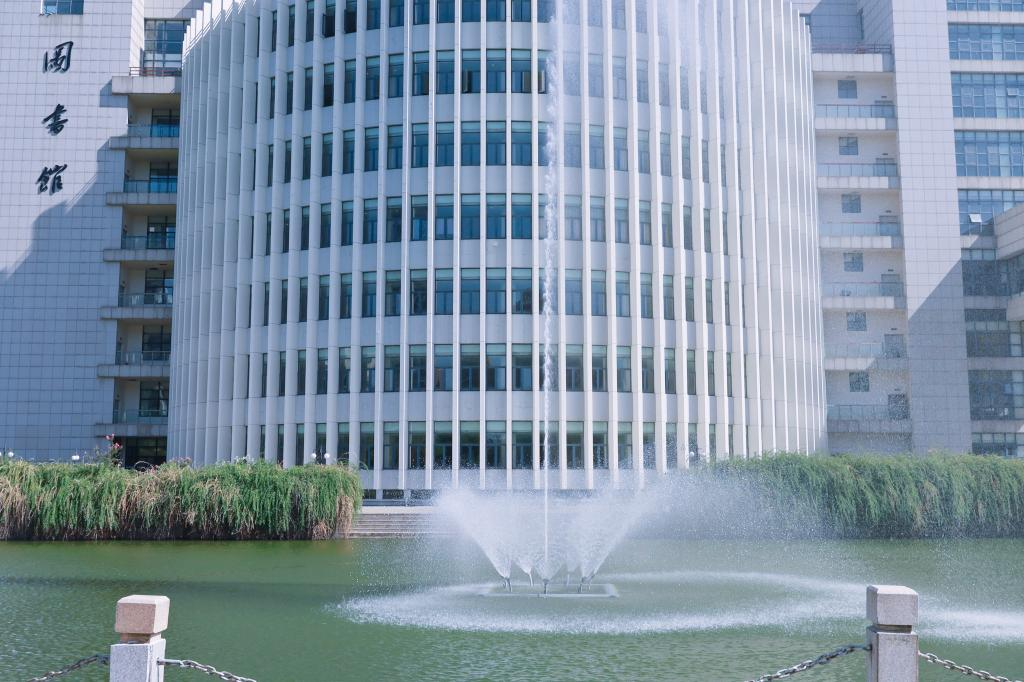
#> input picture img/imgae1.jpg, 1024 x 682 px
$ python main.py
#> lines starting #> are read from the running program, lines starting #| are printed output that depends on the picture
import cv2 as cv
import matplotlib.pyplot as plt
import numpy as np

img = cv.imread('../img/imgae1.jpg', 0) # 读取灰度图片
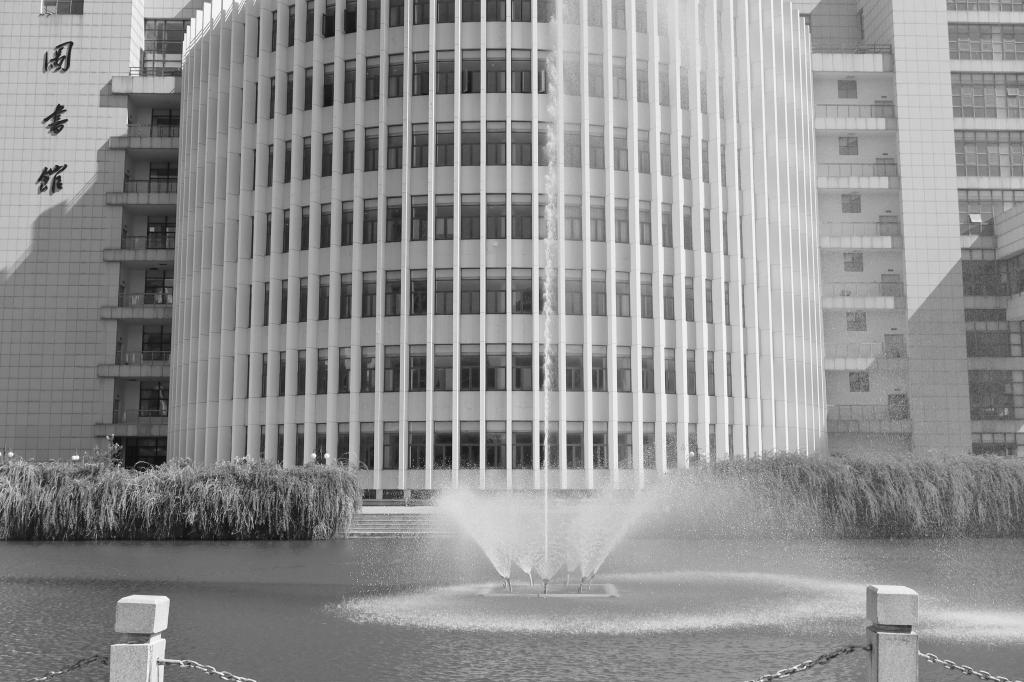
#> img: shape (682, 1024); min 0, max 255, mean 145.3

# 将图像转换到频域
dft = cv.dft(np.float32(img), flags=cv.DFT_COMPLEX_OUTPUT)
dft_shift = np.fft.fftshift(dft)

# 图像尺寸
rows, cols = img.shape
#> rows = 682; cols = 1024
crow, ccol = rows // 2, cols // 2  # 中心位置
#> crow = 341; ccol = 512

# 定义滤波器尺寸
D0 = 30  # 截止频率

# 理想低通滤波器
ILPF = np.zeros((rows, cols, 2), np.float32)
ILPF[crow-D0:crow+D0, ccol-D0:ccol+D0] = 1

# 巴特沃斯低通滤波器
n = 2  # 巴特沃斯滤波器的阶数
BLPF = np.zeros((rows, cols, 2), np.float32)
for i in range(rows):
    for j in range(cols):
        D = np.sqrt((i - crow) ** 2 + (j - ccol) ** 2)
        BLPF[i, j] = 1 / (1 + (D / D0) ** (2 * n))

# 高斯低通滤波器
GLPF = np.zeros((rows, cols, 2), np.float32)
for i in range(rows):
    for j in range(cols):
        D = np.sqrt((i - crow) ** 2 + (j - ccol) ** 2)
        GLPF[i, j] = np.exp(-(D ** 2) / (2 * (D0 ** 2)))

# 应用滤波器并转换回空域
filters = [("I", ILPF), ("B", BLPF), ("G", GLPF)]
results = []
for (name, filter_mask) in filters:
    # 应用滤波器
    filtered_dft = dft_shift * filter_mask
    # 逆傅里叶变换回空域
    f_ishift = np.fft.ifftshift(filtered_dft)
    img_back = cv.idft(f_ishift)
    img_back = cv.magnitude(img_back[:, :, 0], img_back[:, :, 1])
    results.append((name, img_back))
#> this loop made 3 passes
#> pass 1, `img_back = cv.magnitude(img_back[:, :, 0], img_back[:, :, 1])`:
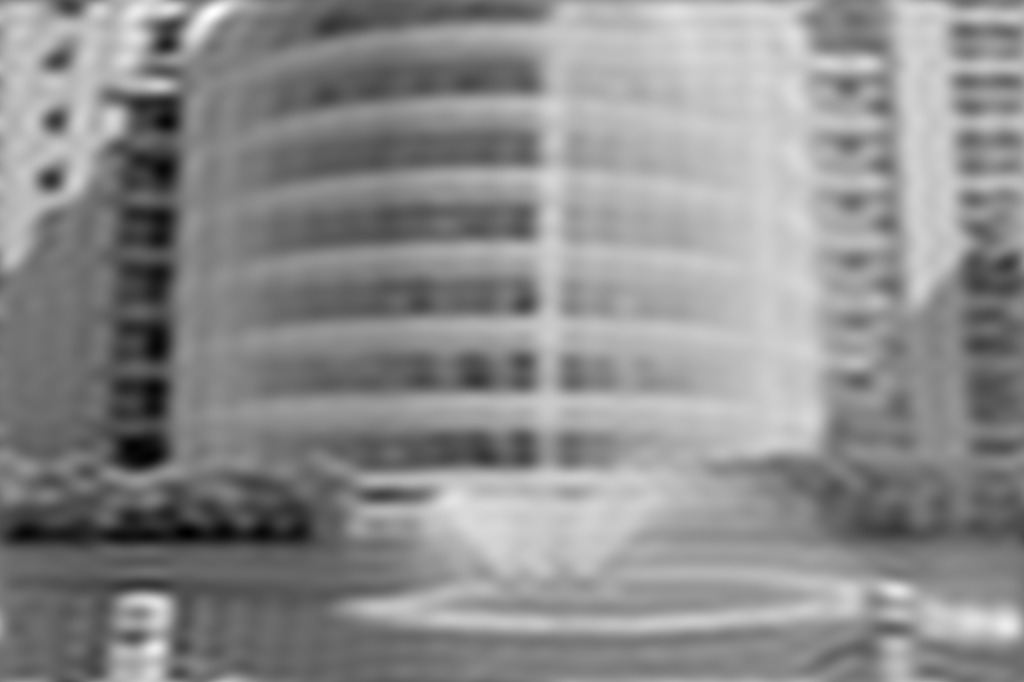
#> img_back: shape (682, 1024) float32; min 12089056, max 174088800, mean 101469320; drawn with min black and max white
#> pass 2, `img_back = cv.magnitude(img_back[:, :, 0], img_back[:, :, 1])`:
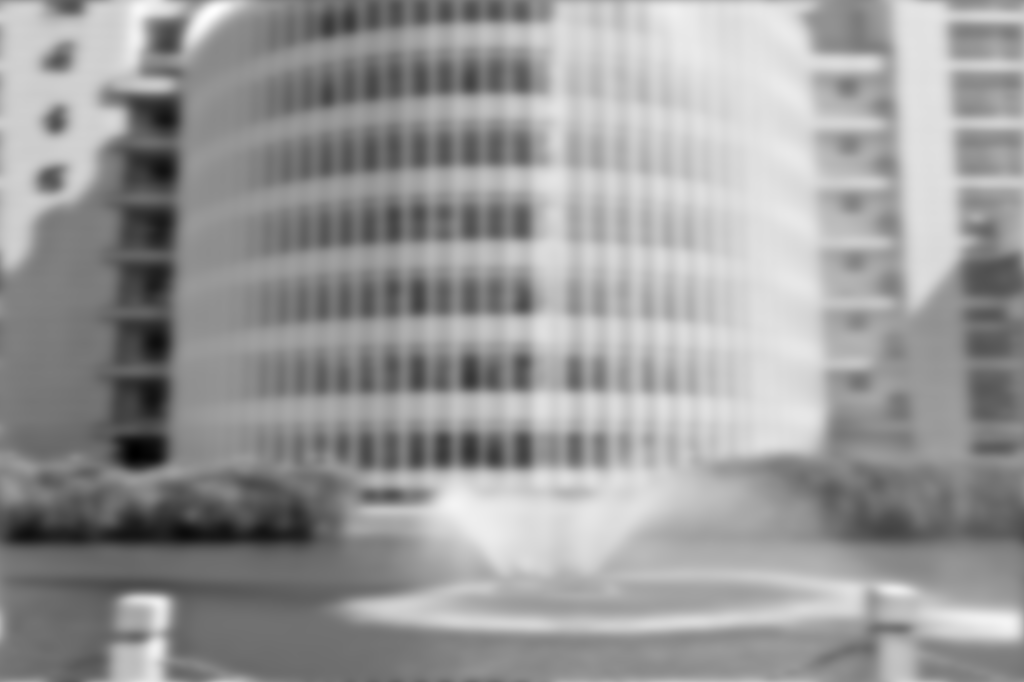
#> img_back: shape (682, 1024) float32; min 13739348, max 159096624, mean 101466976; drawn with min black and max white
#> after the loop, results = 3 items

# 显示结果
plt.figure()
plt.subplot(2, 2, 1), plt.imshow(img, cmap='gray')
plt.title('Original Image'), plt.axis('off')

for i, (name, result) in enumerate(results, 2):
    plt.subplot(2, 2, i), plt.imshow(result, cmap='gray')
    plt.title(f'{name}LPF'), plt.axis('off')
#> this loop made 3 passes
#> name on passes 1 to 3: 'I', 'B', 'G'

plt.savefig('../result/H/result.jpg')
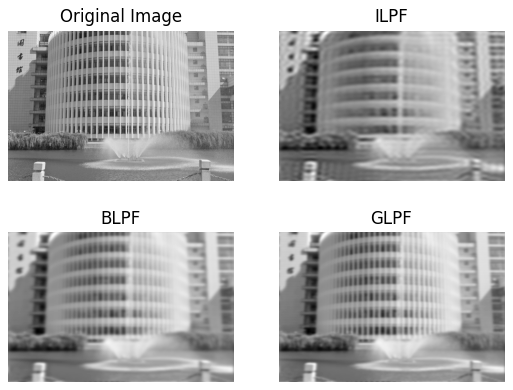
#> figure drawn by matplotlib, 4 panels

plt.show()

$ run again, with img/face1.jpg copied over img/imgae1.jpg
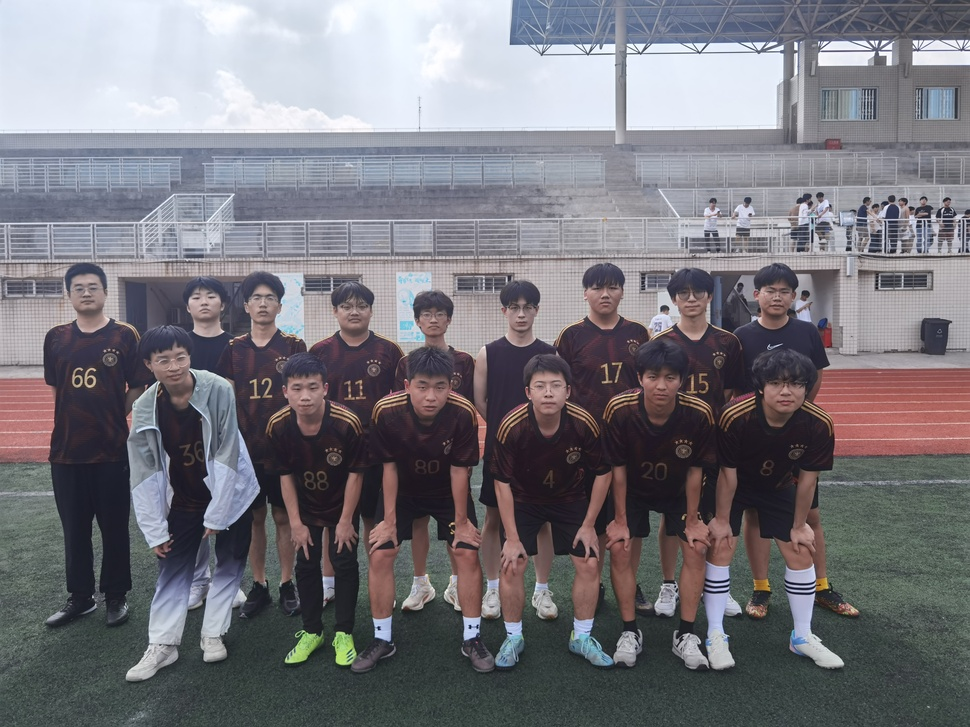
#> input picture img/face1.jpg, 970 x 727 px, shrunk from 4096 x 3072 before the run
#> the loop `for (name, filter_mask) in filters:` made 3 passes
#> pass 2, `img_back = cv.magnitude(img_back[:, :, 0], img_back[:, :, 1])`:
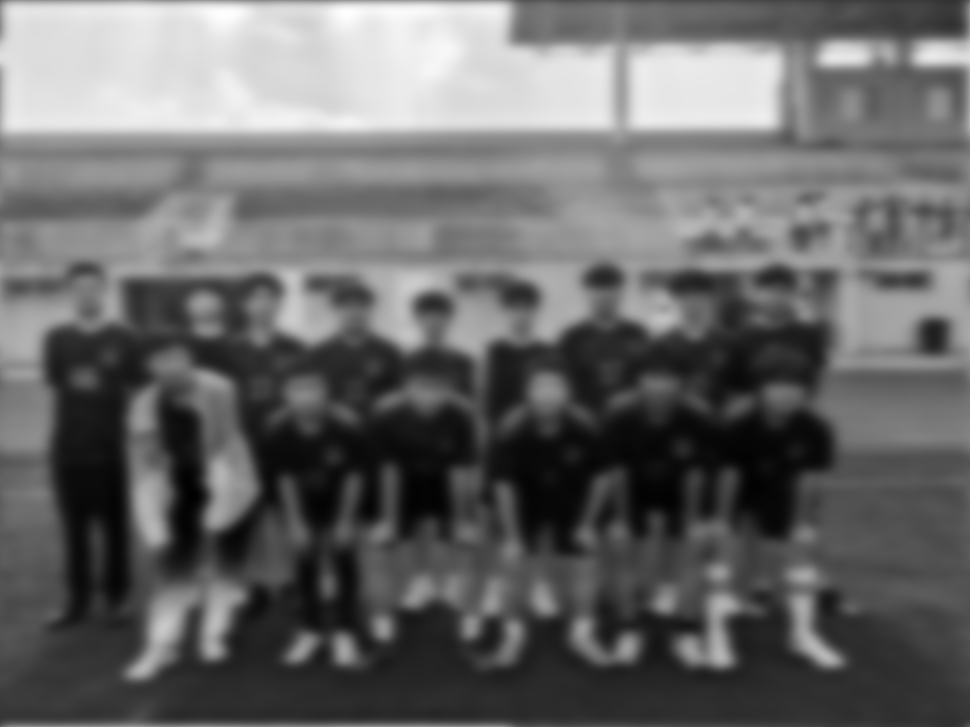
#> img_back: shape (727, 970) float32; min 14428248, max 182457056, mean 83442352; drawn with min black and max white
#> after the loop `for (name, filter_mask) in filters:`: results = 3 items
#> the loop `for i, (name, result) in enumerate(results, 2):` made 3 passes
#> name on passes 1 to 3: 'I', 'B', 'G'
#> `plt.savefig('../result/H/result.jpg')`:
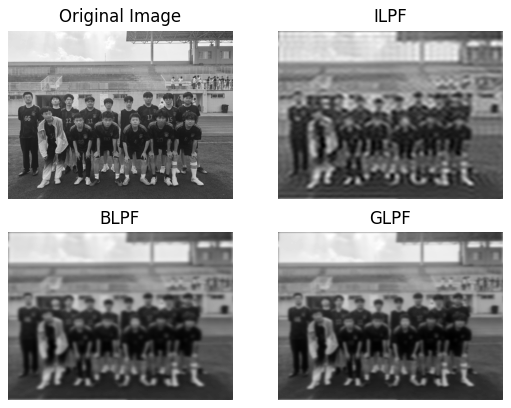
#> figure drawn by matplotlib, 4 panels

$ run again, with img/1.png saved as img/imgae1.jpg
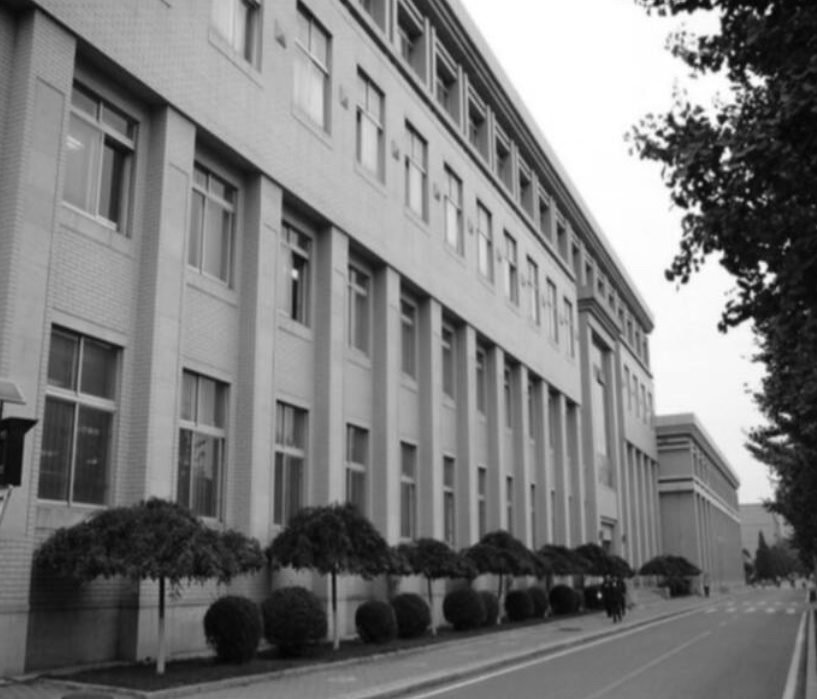
#> input picture img/1.png, 817 x 699 px
#> img is the input picture: shape (699, 817); min 3, max 255, mean 123.3
#> the loop `for (name, filter_mask) in filters:` made 3 passes
#> pass 2, `img_back = cv.magnitude(img_back[:, :, 0], img_back[:, :, 1])`:
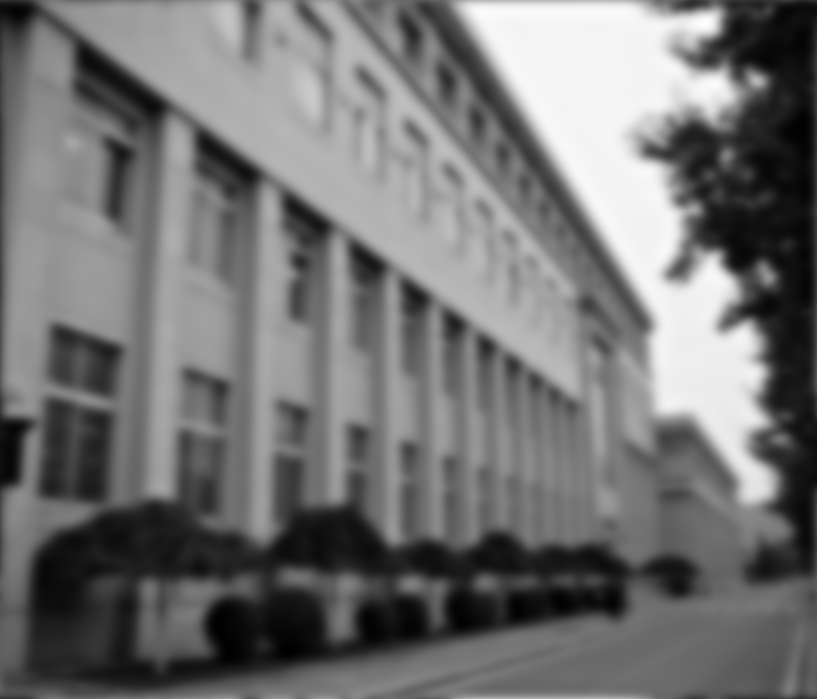
#> img_back: shape (699, 817) float32; min 3326780.8, max 151383648, mean 70416456; drawn with min black and max white
#> after the loop `for (name, filter_mask) in filters:`: results = 3 items
#> the loop `for i, (name, result) in enumerate(results, 2):` made 3 passes
#> name on passes 1 to 3: 'I', 'B', 'G'
#> `plt.savefig('../result/H/result.jpg')`:
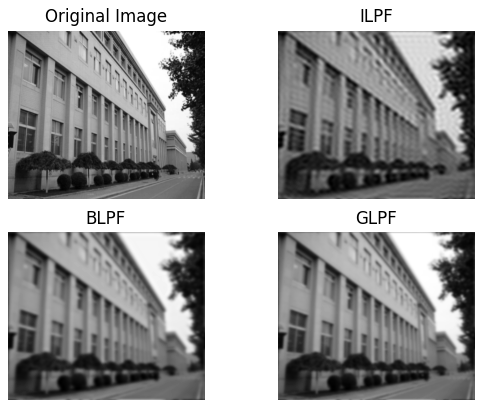
#> figure drawn by matplotlib, 4 panels
